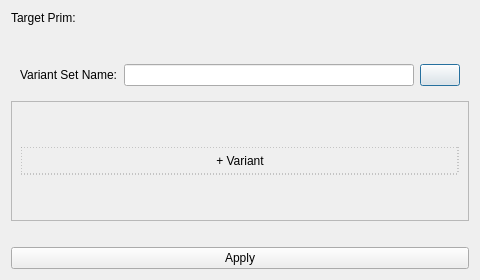
<?xml version="1.0" encoding="UTF-8"?>
<ui version="4.0">
    <class>Dialog</class>
    <widget class="QDialog" name="Dialog">

        <property name="geometry">
            <rect>
                <x>0</x>
                <y>0</y>
                <width>480</width>
                <height>280</height>
            </rect>
        </property>

        <property name="windowTitle">
            <string>Dialog</string>
        </property>

        <layout class="QVBoxLayout" name="verticalLayout">
            <item>
                <widget class="QLabel" name="targetPrim">
                    <property name="geometry">
                        <rect>
                            <x>30</x>
                            <y>10</y>
                            <width>300</width>
                            <height>32</height>
                        </rect>
                    </property>
                    <property name="text">
                        <string>Target Prim: </string>
                    </property>
                </widget>
            </item>

            <item>
                <widget class="QWidget" name="gridLayout_vs_container">
                    <property name="geometry">
                        <rect>
                            <x>30</x>
                            <y>22</y>
                            <width>400</width>
                            <height>50</height> </rect>
                    </property>
                    <layout class="QGridLayout" name="gridLayout_vs_options">
                    </layout>
                </widget>
            </item>

            <item>
                <widget class="QWidget" name="gridLayout_vs_container">
                    <property name="geometry">
                        <rect>
                            <x>30</x>
                            <y>47</y>
                            <width>400</width>
                            <height>50</height> </rect>
                    </property>
                    <layout class="QGridLayout" name="gridLayout_vs">
                        <item row="0" column="0">
                            <widget class="QLabel" name="label"><property name="text"><string>Variant Set Name:</string></property></widget>
                        </item>
                        <item row="0" column="1">
                            <widget class="QLineEdit" name="vs_name_input"></widget>
                        </item>
                        <item row="0" column="2">
                            <widget class="QPushButton" name="vs_remove"></widget>
                        </item>
                        
                    </layout>
                </widget>
            </item>

            <item>
                <widget class="QScrollArea" name="scrollArea">
                    <property name="geometry">
                        <rect>
                            <x>30</x>
                            <y>90</y>
                            <width>400</width>
                            <height>130</height> </rect>
                    </property>
                    <property name="widgetResizable">
                        <bool>true</bool> </property>

                    <widget class="QWidget" name="scrollAreaWidgetContents">
                        <layout class="QGridLayout" name="gridLayout">
                            <item row="0" column="0">
                                <widget class="QPushButton" name="addVariantButton">
                                    <property name="text">
                                        <string> + Variant </string>
                                    </property>
                                    <property name="flat">
                                        <bool>true</bool>
                                    </property>
                                    <property name="styleSheet">
                                        <string>
                                            QPushButton {
                                                border: 1px dashed #999;
                                                padding: 6px;
                                            }
                                            QPushButton:hover {
                                                border-color: #666;
                                            }
                                        </string>
                                    </property>
                                </widget>
                            </item>
                        </layout>
                    </widget>
                </widget>
            </item>

            <item>
                <widget class="QLabel" name="error_label">
                    <property name="text">
                        <string></string>
                    </property>
                    <property name="styleSheet">
                        <string>color: red; font-style: italic;</string>
                    </property>
                </widget>
            </item>
        
            <item>
                <widget class="QPushButton" name="final_button">
                    <property name="text">
                        <string>Apply</string>
                    </property>
                </widget>
            </item>
        </layout>

    </widget>

    <resources/>
    <connections/>
</ui>
